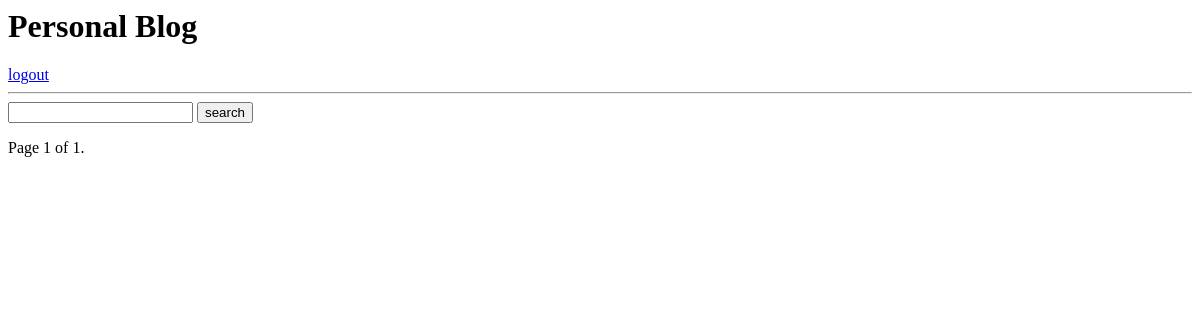
Before: / (signed in) with the older database file.
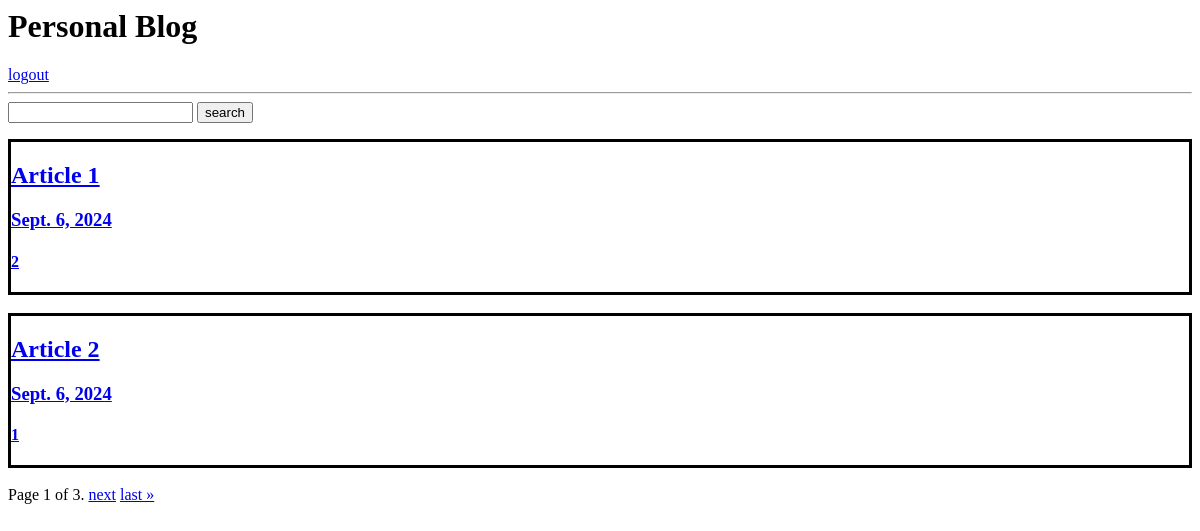
After: the same page with the newer database file.
### blog/models.py (models this page shows)
class Article(models.Model):
    title = models.CharField(max_length=50, null=False)
    date = models.DateField()
    content = models.CharField(max_length=500, null=False, default="tt")
    view = models.SmallIntegerField(default=0)
    wirter = models.ForeignKey(User, on_delete=models.DO_NOTHING, related_name='articles_written')

### blog/views.py (the view)
# urls.py: 2. Add a URL to urlpatterns:  path('', views.home, name='home')
def home(request):
    if not is_user(request):
        return redirect(f"{settings.LOGIN_URL}")
    admin = is_admin(request)
    title = request.GET.get('title')
    kwargs = {'title__icontains': title}
    articles = Article.objects.all()
    articles = Article.objects.filter(Q(**kwargs)).distinct() if title else articles
    paginator = Paginator(articles, 2)
    page_number = request.GET.get("page")
    articles = paginator.get_page(page_number)
    return render(request, 'home.html', {'articles':articles, 'is_admin':admin})

### blog/utility.py (called while the page is built)
def is_user(request):
    user_id = request.session.get('user_id')
    return user_id

def is_admin(request):
    user_id = request.session.get('user_id')
    if not user_id:
        return False
    user = User.objects.get(pk=user_id)
    return user.is_Admin

### blog/templates/home.html (shortened to what this page needs)
{% extends 'header.html' %}
{% block body %}
<form action="" method="get">
    <input type="search" name="title">
    <button type="submit">search</button>
</form>
{% for article in articles %}
<a href="{% url 'article_detail' article.id %}">
    <div style="border: 3px solid black;">
        <h2>{{ article.title }}</h2>
        <h3>{{ article.date }}</h3>
        <h4>{{ article.view }}</h4>
    </div>
    <br>
</a>
{% endfor %}
    <span class="step-links">
        <span class="current">
            Page {{ articles.number }} of {{ articles.paginator.num_pages }}.
        </span>
        {% if articles.has_next %}
            <a href="?page={{ articles.next_page_number }}">next</a>
            <a href="?page={{ articles.paginator.num_pages }}">last &raquo;</a>
        {% endif %}
    </span>
{% endblock %}

### blog/templates/header.html
<h1>Personal Blog</h1>
<a href="{% url 'logout' %}">logout</a>
<hr>
{% block body %}
{% endblock %}

Changed rows visible on the page:
added Article: title "Article 1", date "Sept. 6, 2024", view "2"
added Article: title "Article 2", date "Sept. 6, 2024", view "1"
Other visible differences:
{{ articles.paginator.num_pages }}: "1" → "3"
text now shown: "next last »"
